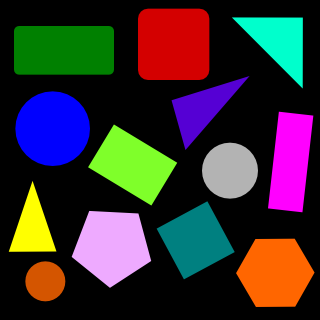
//> input picture examples_img/shapes.png, 320 x 320 px, given in place of the camera
$ ./main   (built with g++ and OpenCV 4)
//> lines starting //> are read from the running program, lines starting //| are printed output that depends on the picture; after the words box and inside, x2 and y2 are one past the last pixel; in counts of white or black regions, pixels touching at a corner belong together
### detectSimpleShapes.h
/* **************************************************************************************** */
/* detectSimpleShapes.h -- Projet [Kro]bot 2015/2016                                        */
/*                                                 -- By Valentin Leboeuf & Olivier Leveque */
/* **************************************************************************************** */

#include <opencv2/core/core.hpp>
#include <opencv2/highgui/highgui.hpp>
#include <opencv2/imgproc/imgproc.hpp>
#include <cmath>
#include <iostream>

using namespace cv;
using namespace std;

struct Cerc {
    Point2f center;
    float radius;
};

struct SimpleShapes {
    Mat img_src;
    Mat img_dst;
    Mat img_bw;
    vector<RotatedRect> rectangles;
    vector<vector<Point>> triangles;
    vector<Cerc> cercles;
};

SimpleShapes detectShapes(int , int );

double angleCos(Point , Point , Point );

void setLabel(Mat& , const string , vector<Point>& );

### detectSimpleShapes.cpp
/* **************************************************************************************** */
/* detectSimpleShapes.ccp -- Projet [Kro]bot 2015/2016                                      */
/*                                                 -- By Valentin Leboeuf & Olivier Leveque */
/* **************************************************************************************** */

#include "detectSimpleShapes.h"

/**
 * triangles, rectangles and circles detection
 */
SimpleShapes detectShapes(int num_cam, int lowThreshold) {
//> called with num_cam = 0, lowThreshold = 50
    static VideoCapture cap(num_cam); //open the webcam

    static Mat img_src, img_dst; //scr: source & dst: destination
    img_src.release(); img_dst.release();
    static Mat img_gray, img_canny;
    img_gray.release(); img_canny.release();

    static SimpleShapes shapes;
    static vector<vector<Point>> contours; contours.clear();
    static vector<Point> vertices_contour; vertices_contour.clear();
    static vector<vector<Point>> triangles; triangles.clear();
    static vector<RotatedRect> rectangles; rectangles.clear();
    static vector<Cerc> cercles; cercles.clear();

    static int RATIO = 3;
    static int kernel_size = 3;

    //checking the webcam
    if(!cap.isOpened()) {
        cout << "Error - camera cannot be openned" << endl;
        exit(-1);
    }

    //new frame from the webcam
    cap >> img_src;
//> img_src is the input picture: 320 rows x 320 cols, CV_8UC3; mean B, G, R 49, 46.1, 55.8

    //convert to Grayscale
    cvtColor(img_src, img_gray, CV_BGR2GRAY);
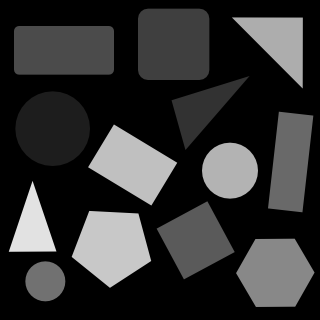
//> img_gray: 320 rows x 320 cols, CV_8UC1; min 0, max 226, mean 49.3

    //binarisation (Canny filter)
    Canny(img_gray, img_canny, lowThreshold, RATIO*lowThreshold, kernel_size);
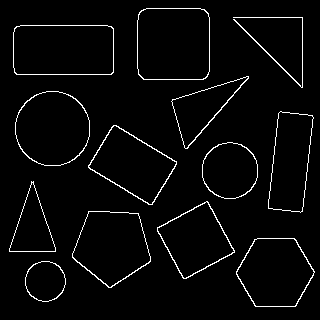
//> img_canny: 320 rows x 320 cols, CV_8UC1; 3.3% white in thin lines or dots, all inside (x1, y1, x2, y2) = (9, 8, 315, 307)

    //find coutours
    findContours(img_canny.clone(), contours, CV_RETR_EXTERNAL, CV_CHAIN_APPROX_SIMPLE);
//> contours = 13 contours; largest, box (x1, y1, x2, y2) and area: (137, 8, 210, 80) 5018, (13, 25, 114, 75) 4868, (15, 91, 90, 166) 4376, (72, 211, 151, 288) 4192, (236, 238, 315, 307) 4038
    img_dst = img_src.clone();

    //find shapes
    for (int i = 0; i < contours.size(); i++) {
        //approximate contour with accuracy proportional
        //to the contour perimeter
        approxPolyDP(Mat(contours[i]), vertices_contour, arcLength(Mat(contours[i]), true)*0.02, true);

        //skip small or non-convex objects
        if (fabs(contourArea(contours[i])) < 100 || !isContourConvex(vertices_contour)) {
            continue;
        }

        if (vertices_contour.size() == 3) {//TRIANGLES
            triangles.push_back(vertices_contour); //add to the set of detected triangles

            //drawing
            for (int i = 0; i < 3; i++)
                line(img_dst, vertices_contour[i], vertices_contour[(i+1)%3], Scalar(0,255,0), 3);

            //label
            setLabel(img_dst, "TRI", contours[i]);
        }
        else if (vertices_contour.size() == 4) {
            int nb_vertices = 4; //vertices_contour.size();

            //calculation of "cos" from all corners
            vector<double> cos;
            for (int j = 2; j < nb_vertices+1; j++) {
                cos.push_back(angleCos(vertices_contour[j%nb_vertices], vertices_contour[j-2], vertices_contour[j-1]));
            }

            //storage of "cos" in ascending order
            sort(cos.begin(), cos.end());

            //save the min and max values of "cos"
            double mincos = cos.front();
            double maxcos = cos.back();

            //check that the corners are right angles
            if (mincos >= -0.3 && maxcos <= 0.3) { //RECTANGLES
                RotatedRect rotRect = minAreaRect(contours[i]);
                rectangles.push_back(rotRect); //add to the set of detected rectangles

                //drawing
                Point2f coins_rect[4];
                rotRect.points(coins_rect);
                for (int i = 0; i < 4; i++)
                    line(img_dst, coins_rect[i], coins_rect[(i+1)%4], Scalar(0,255,0), 3);

                //label
                stringstream sentence;
                sentence << "RECT rot = " << rotRect.angle;
                string rotLabel = sentence.str();
                setLabel(img_dst, rotLabel, contours[i]);
            }
        }
        else { //CIRCLES
            double area = contourArea(contours[i]);
            Rect r = boundingRect(contours[i]);
            int radius = r.width / 2;

            if (abs(1 - ((double)r.width / r.height)) <= 0.2 && abs(1 - (area / (CV_PI * pow(radius, 2)))) <= 0.2) {
                Cerc cercle;
                minEnclosingCircle(contours[i], cercle.center, cercle.radius);
                cercles.push_back(cercle); //add to the set of detected circles

                //drawing
                circle(img_dst, cercle.center, cercle.radius, CV_RGB(255,255,0), 3);

                //label
                setLabel(img_dst, "CIR", contours[i]);
            }
        }
    }
//> this loop made 13 passes
//> (area, radius, cercle.radius, text in setLabel, r in setLabel, pt in setLabel) on passes 2, 3, 6, 9: (4038.5, 39, 39.28, Size(21, 9), Rect(236, 238, 79, 69), Point(265, 277)), (4192, 39, 41.76, Size(21, 9), Rect(72, 211, 79, 77), Point(101, 254)), (2465, 28, 28.58, Size(21, 9), Rect(202, 142, 56, 57), Point(219, 175)), (4376.5, 37, 37.88, Size(21, 9), Rect(15, 91, 75, 75), Point(42, 133))
//> (area, radius, baseline in setLabel, text in setLabel, r in setLabel, pt in setLabel) on pass 1: (1264.5, 20, 4, Size(21, 9), Rect(25, 261, 41, 41), Point(35, 286))
//> pass 1, in setLabel, `putText(img, label, pt, fontface, scale, CV_RGB(0,0,0), thickness, 8);`:
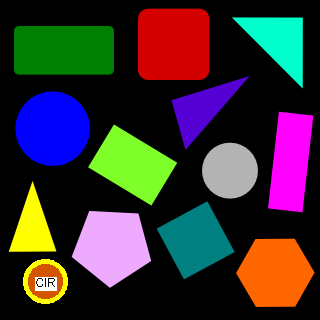
//> img: 320 rows x 320 cols, CV_8UC3; mean B, G, R 49.6, 47.8, 56.8
//> pass 2, in setLabel (call 2), `putText(img, label, pt, fontface, scale, CV_RGB(0,0,0), thickness, 8);`:
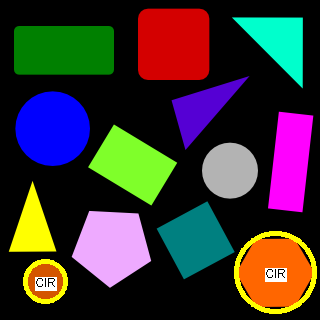
//> img: 320 rows x 320 cols, CV_8UC3; mean B, G, R 50.2, 51.1, 59.5
//> pass 3, in setLabel (call 3), `putText(img, label, pt, fontface, scale, CV_RGB(0,0,0), thickness, 8);`:
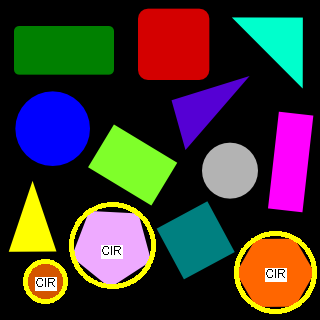
//> img: 320 rows x 320 cols, CV_8UC3; mean B, G, R 49.9, 54.3, 62.4
//> after the loop:
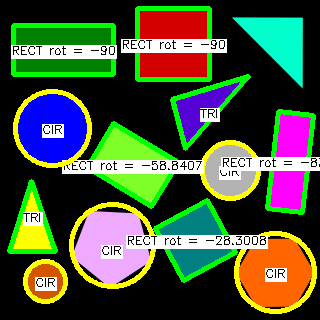
//> img_dst: 320 rows x 320 cols, CV_8UC3; mean B, G, R 58.8, 85.8, 73.8

    //save data
    shapes.img_src = img_src;
    shapes.img_dst = img_dst;
    shapes.img_bw = img_canny;
    shapes.rectangles = rectangles;
//> shapes.rectangles = 5 RotatedRects (x, y, width, height, angle): [195.2, 239.8, 58.92, 58.92, -28.3], [132.2, 164.5, 51.36, 75.34, -58.84], [290.2, 161.5, 98.28, 35.67, -83.58], [63, 49.5, 49, 100, -90], [173, 43.5, 71, 72, -90]
    shapes.triangles = triangles;
//> shapes.triangles = 2 contours; box (x1, y1, x2, y2) and area: (172, 76, 249, 149) 2012, (9, 181, 56, 252) 1610
    shapes.cercles = cercles;

    //printf some informations
    if (triangles.size() == 0 && rectangles.size() == 0 && cercles.size() == 0) printf("NOTHING\n");
    else if(triangles.size() == 1 && rectangles.size() == 0 && cercles.size() == 0) printf("TRIANGLE\n");
    else if (triangles.size() == 0 && rectangles.size() == 1 && cercles.size() == 0) printf("RECTANGLE\n");
    else if (triangles.size() == 0 && rectangles.size() == 0 && cercles.size() == 1) printf("CERCLE\n");
    else printf("ERROR\n");

    //send data
    return shapes;
}

/**
 * Helper function to find a cosine of angle between vectors
 * from pt0->pt1 and pt0->pt2
 */
double angleCos(Point pt1, Point pt2, Point pt0) {
    double dx1 = pt1.x - pt0.x;
    double dy1 = pt1.y - pt0.y;
    double dx2 = pt2.x - pt0.x;
    double dy2 = pt2.y - pt0.y;
    return (dx1*dx2 + dy1*dy2)/sqrt((dx1*dx1 + dy1*dy1)*(dx2*dx2 + dy2*dy2));

}

/**
 * Viewing "label" on the contour detected in the picture "img"
 */
void setLabel(Mat& img, const string label, vector<Point>& contour) {
    static int fontface = FONT_HERSHEY_SIMPLEX;
    static double scale = 0.4;
    static int thickness = 1;
    static int baseline = 0;

    Size text = getTextSize(label, fontface, scale, thickness, &baseline);
    Rect r = boundingRect(contour); //returns the smallest rectangle containing the "contour"

    Point pt(r.x + ((r.width - text.width) / 2), r.y + ((r.height + text.height) / 2));
    rectangle(img, pt + Point(0, baseline), pt + Point(text.width, -text.height), CV_RGB(255,255,255), CV_FILLED);
    putText(img, label, pt, fontface, scale, CV_RGB(0,0,0), thickness, 8);
}

### main.cpp
/* **************************************************************************************** */
/* main.cpp -- Projet [Kro]bot 2015/2016                                                    */
/*                                                 -- By Valentin Leboeuf & Olivier Leveque */
/* **************************************************************************************** */

#include "detectSimpleShapes.h"

// Global variables
SimpleShapes shapes;
int edgeThresh = 1;
int low_Threshold = 50;
const int max_lowThreshold = 100;

/**
 * Main
 */
int main() {

    /*****
    //load a picture
    src = imread("/examples_img/shapes.png");
    if (src.empty()) { // Verification
        cout << "Error : Image cannot be loaded" <<endl;
        return -1;
    }
    *****/

    //windows
    namedWindow("Image Traitee", CV_WINDOW_AUTOSIZE);
    namedWindow("Image Canny", CV_WINDOW_AUTOSIZE);

    //trackbar "RATIO" in "bw"
    createTrackbar("Min Threshold:", "Image Canny", &low_Threshold, max_lowThreshold);

    while(true){
        //Extration of simple shape (triangles/rectangles/circles) from the frame
        shapes = detectShapes(0, low_Threshold);

        //viewing
        imshow("Image Traitee", shapes.img_dst);
        imshow("Image Canny", shapes.img_bw);

        //ESC -- exit the loop
        if (waitKey(30) == 27) {
//> the Esc key is pressed
            destroyWindow("Image Traitee");
            destroyWindow("Image Canny");
            destroyAllWindows();
            cout << "esc key is pressed by user" << endl;
            return 0;
//> (the program exits here)
